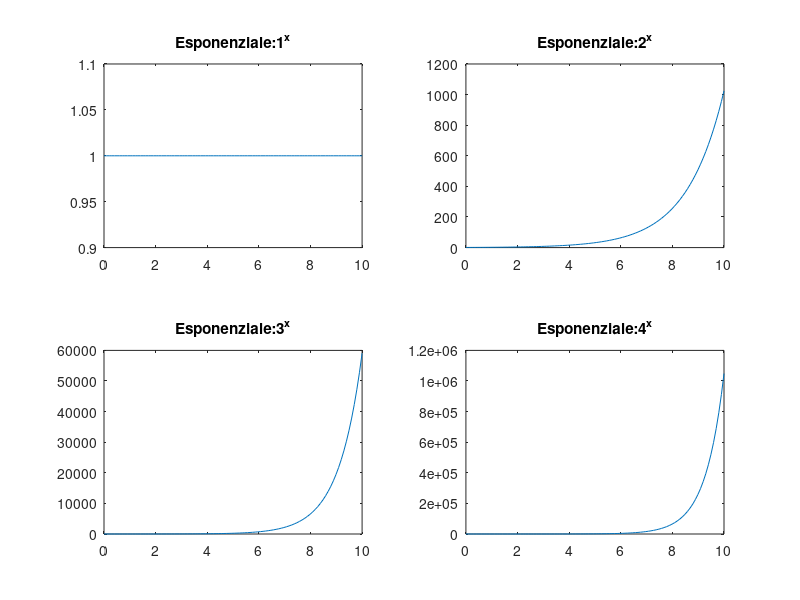

Recreate this plot in MATLAB.
x=linspace(0,10);
for i = 1:4
    subplot(2,2,i)
    % create plot i
    y = i.^x;
    plot(x,y)
    titolo = strcat('Esponenziale: ',' ', num2str(i),'^x');
    title(titolo)
end 
